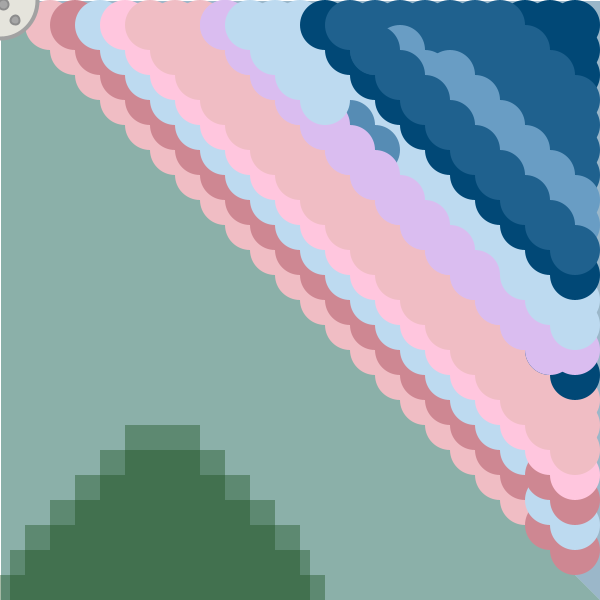
Frame 1 (no input)
Frame 60 (the mouse pressed at the canvas centre just before this capture): identical to frame 1, image omitted
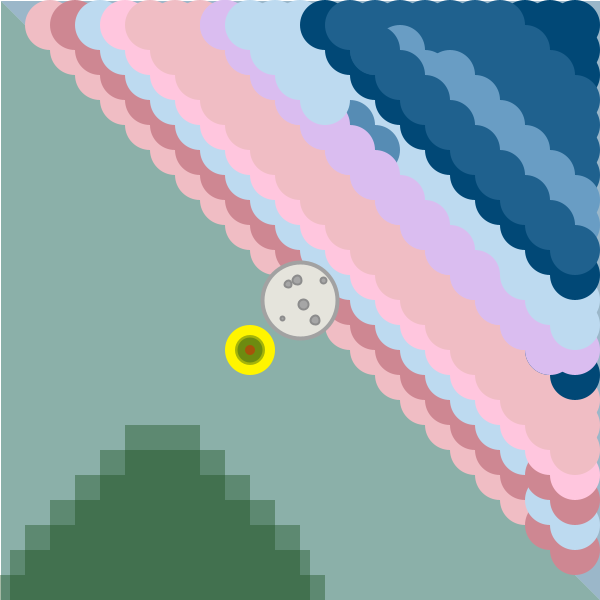
Frame 120 (the mouse held since frame 60 and released just before this capture)

The Processing sketch that drew these frames (run headless with seeded random() and noise(); from frame 60 on, the mouse is pressed at the canvas centre):

// Processing sketch: processing_58154
// ── processing_58154.pde

int x=100;
int y=50;
int u=200;
int m=300;
int o=400;
int p=600;

void setup() {

size(600,600);
background(255);
//piso//
fill(57, 121, 109, 150);
noStroke();
triangle(1, 1, 600, 600, 1, 600);
fill(1, 72, 118, 100);
triangle(600, 600, 600, 1, 1, 1);

//mas rojos//
fill(#F0BDC4);
ellipse(50, 25, y, y);
ellipse(75, 50, y, y);
ellipse(100, 75, y, y);
ellipse(125, 100, y, y);
ellipse(150, 125, y, y);
ellipse(175, 150, y, y);
ellipse(200, 175, y, y);
ellipse(225, 200, y, y);
ellipse(250, 225, y, y);
ellipse(275, 250, y, y);
ellipse(300, 275, y, y);
ellipse(325, 300, y, y);
ellipse(350, 325, y, y);
ellipse(375, 350, y, y);
ellipse(400, 375, y, y);
ellipse(425, 400, y, y);
ellipse(450, 425, y, y);
ellipse(475, 450, y, y);
ellipse(500, 475, y, y);
ellipse(525, 500, y, y);
//mas rojos//
fill(#CE8792);
ellipse(75, 25, y, y);
ellipse(100, 50, y, y);
ellipse(125, 75, y, y);
ellipse(150, 100, y, y);
ellipse(175, 125, y, y);
ellipse(200, 150, y, y);
ellipse(225, 175, y, y);
ellipse(250, 200, y, y);
ellipse(275, 225, y, y);
ellipse(300, 250, y, y);
ellipse(325, 275, y, y);
ellipse(350, 300, y, y);
ellipse(375, 325, y, y);
ellipse(400, 350, y, y);
ellipse(425, 375, y, y);
ellipse(450, 400, y, y);
ellipse(475, 425, y, y);
ellipse(500, 450, y, y);
ellipse(525, 475, y, y);
ellipse(550, 525, y, y);
ellipse(575, 550, y, y);
fill(#BDDAF0);
ellipse(550, 500, y, y);
ellipse(575, 525, y, y);
//nubes//
fill(#BDDAF0);
ellipse(100, 25, y, y);
ellipse(125, 50, y, y);
ellipse(150, 75, y, y);
ellipse(175, 100, y, y);
ellipse(200, 125, y, y);
ellipse(225, 150, y, y);
ellipse(250, 175, y, y);
ellipse(275, 200, y, y);
ellipse(300, 225, y, y);
ellipse(325, 250, y, y);
ellipse(350, 275, y, y);
ellipse(375, 300, y, y);
ellipse(400, 325, y, y);
ellipse(425, 350, y, y);
ellipse(450, 375, y, y);
ellipse(475, 400, y, y);
ellipse(500, 425, y, y);
ellipse(525, 450, y, y);
fill(#CE8792);
ellipse(550, 475, y, y);
ellipse(575, 500, y, y);
//circulos rojos//
fill(255, 198, 222);
ellipse(125, 25, y, y);
ellipse(150, 50, y, y);
ellipse(175, 75, y, y);
ellipse(200, 100, y, y);
ellipse(225, 125, y, y);
ellipse(250, 150, y, y);
ellipse(275, 175, y, y);
ellipse(300, 200, y, y);
ellipse(325, 225, y, y);
ellipse(350, 250, y, y);
ellipse(375, 275, y, y);
ellipse(400, 300, y, y);
ellipse(425, 325, y, y);
ellipse(450, 350, y, y);
ellipse(475, 375, y, y);
ellipse(500, 400, y, y);
ellipse(525, 425, y, y);
ellipse(550, 450, y, y);
ellipse(575, 475, y, y);
//circulos rosas//
fill(#F0BDC4);
ellipse(200, 25, y, y);
ellipse(225, 50, y, y);
ellipse(250, 75, y, y);
ellipse(275, 100, y, y);
ellipse(m, 125, y, y);
ellipse(m+25, 150, y, y);
ellipse(m+50, 175, y, y);
ellipse(m+75, 200, y, y);
ellipse(o, 225, y, y);
ellipse(o+25, 250, y, y);
ellipse(o+50, 275, y, y);
ellipse(o+75, 300, y, y);
ellipse(500, 325, y, y);
ellipse(525, 350, y, y);
ellipse(550, 375, y, y);
ellipse(575, 400, y, y);
ellipse(175, 25, y, y);
ellipse(200, 50, y, y);
ellipse(225, 75, y, y);
ellipse(250, 100, y, y);
ellipse(275, 125, y, y);
ellipse(300, 150, y, y);
ellipse(325, 175, y, y);
ellipse(350, 200, y, y);
ellipse(375, 225, y, y);
ellipse(400, 250, y, y);
ellipse(425, 275, y, y);
ellipse(450, 300, y, y);
ellipse(475, 325, y, y);
ellipse(500, 350, y, y);
ellipse(525, 375, y, y);
ellipse(550, 400, y, y);
ellipse(575, 425, y, y);
ellipse(150, 25, y, y);
ellipse(175, 50, y, y);
ellipse(200, 75, y, y);
ellipse(225, 100, y, y);
ellipse(250, 125, y, y);
ellipse(275, 150, y, y);
ellipse(300, 175, y, y);
ellipse(325, 200, y, y);
ellipse(350, 225, y, y);
ellipse(375, 250, y, y);
ellipse(400, 275, y, y);
ellipse(425, 300, y, y);
ellipse(450, 325, y, y);
ellipse(475, 350, y, y);
ellipse(500, 375, y, y);
ellipse(525, 400, y, y);
ellipse(550, 425, y, y);
ellipse(575, 450, y, y);
//violetas//
fill(#DABDF0);
noStroke();
ellipse(225, 25, y, y);
ellipse(250, 50, y, y);
ellipse(275, 75, y, y);
ellipse(300, 100, y, y);
ellipse(325, 125, y, y);
ellipse(350, 150, y, y);
ellipse(375, 175, y, y);
ellipse(400, 200, y, y);
ellipse(425, 225, y, y);
ellipse(450, 250, y, y);
ellipse(475, 275, y, y);
ellipse(500, 300, y, y);
ellipse(525, 325, y, y);
fill(1, 72, 118);
ellipse(550, 350, y, y);
ellipse(575, 375, y, y);
//mas mas claros//
fill(#BDDAF0);
ellipse(m, 25, y, y);
ellipse(m+25, y, y, y);
ellipse(m+50, 75, y, y);
ellipse(m+75, 100, y, y);
ellipse(400, 125, y, y);
ellipse(425, 150, y, y);
ellipse(450, 175, y, y);
ellipse(475, 200, y, y);
ellipse(500, 225, y, y);
ellipse(525, 250, y, y);
ellipse(550, 275, y, y);
ellipse(575, 300, y, y);
ellipse(275, 25, y, y);
ellipse(300, 50, y, y);
ellipse(325, 75, y, y);
ellipse(350, 100, y, y);
ellipse(375, 125, y, y);
ellipse(400, 150, y, y);
ellipse(425, 175, y, y);
ellipse(450, 200, y, y);
ellipse(475, 225, y, y);
ellipse(500, 250, y, y);
fill(#568CB4);
ellipse(350, 125, y, y);
ellipse(375, 150, y, y);
//violetas//
fill(#DABDF0);
noStroke();
ellipse(225, 25, y, y);
ellipse(250, 50, y, y);
ellipse(275, 75, y, y);
ellipse(300, 100, y, y);
ellipse(325, 125, y, y);
ellipse(350, 150, y, y);
ellipse(375, 175, y, y);
ellipse(400, 200, y, y);
ellipse(425, 225, y, y);
ellipse(450, 250, y, y);
ellipse(475, 275, y, y);
ellipse(500, 300, y, y);
ellipse(525, 325, y, y);
ellipse(550, 350, y, y);
ellipse(575, 350, y, y);
fill(#BDDAF0);
ellipse(525, 275, y, y);
ellipse(550, 300, y, y);
ellipse(575, 325, y, y);
ellipse(250, 25, y, y);
ellipse(275, 50, y, y);
ellipse(300, 75, y, y);
ellipse(325, 100, y, y);
//cielo nocturno//
fill(1, 72, 118);
ellipse(575, 25, y, y);
ellipse(575, 50, y, y);
ellipse(575, 75, y, y);
ellipse(550, 25, y, y);
ellipse(550, 50, y, y);
ellipse(525, 25, y, y);
ellipse(325, 25, y, y);
ellipse(350, 50, y, y);
ellipse(375, 75, y, y);
ellipse(400, 100, y, y);
ellipse(425, 125, y, y);
ellipse(450, 150, y, y);
ellipse(475, 175, y, y);
ellipse(500, 200, y, y);
ellipse(525, 225, y, y);
ellipse(550, 250, y, y);
ellipse(575, 275, y, y);
//masblue//
fill(#1F618E);
noStroke();
ellipse(500, 25, y, y);
ellipse(525, 50, y, y);
ellipse(550, 75, y, y);
ellipse(575, 100, y, y);
ellipse(475, 25, y, y);
ellipse(500, 50, y, y);
ellipse(525, 75, y, y);
ellipse(550, 100, y, y);
ellipse(575, 125, y, y);
ellipse(450, 25, y, y);
ellipse(475, 50, y, y);
ellipse(500, 75, y, y);
ellipse(525, 100, y, y);
ellipse(550, 125, y, y);
ellipse(575, 150, y, y);
ellipse(o+25, y-25, y, y);
ellipse(o+50, y, y, y);
ellipse(o+75, y+25, y, y);
ellipse(p-100, x, y, y);
ellipse(525, 125, y, y);
ellipse(550, 150, y, y);
ellipse(575, 175, y, y);
ellipse(o, 25, y, y);
ellipse(425, 50, y, y);
ellipse(375, 25, y, y);
ellipse(375, 50, y, y);
//mas claro//
fill(#699DC4);
ellipse(450, 75, y, y);
ellipse(475, 100, y, y);
ellipse(500, 125, y, y);
ellipse(525, 150, y, y);
ellipse(550, 175, y, y);
ellipse(575, 200, y, y);
ellipse(400, 50, y, y);
ellipse(425, 75, y, y);
ellipse(450, 100, y, y);
ellipse(475, 125, y, y);
ellipse(500, 150, y, y);
ellipse(525, 175, y, y);
ellipse(550, 200, y, y);
ellipse(575, 225, y, y);
//otros celestes//
fill(#1F618E);
ellipse(350, 25, y, y);
ellipse(375, 50, y, y);
ellipse(400, 75, y, y);
ellipse(425, 100, y, y);
ellipse(450, 125, y, y);
ellipse(475, 150, y, y);
ellipse(500, 175, y, y);
ellipse(525, 200, y, y);
ellipse(550, 225, y, y);
ellipse(575, 250, y, y);

//pirámide//
fill(23, 77, 25, 100);
rect(0, 575, 325, 50);
rect(10, 550, 300, 50);
rect(25, 525, 275, 50);
rect(50, 500, 225, 50);
rect(75, 475, 175, 50);
rect(100, 450, 125, 50);
rect(125, 425, 75, 50);
fill(255, 245, 0);
ellipse(162, 400, 50, 50);
fill(23, 77, 25, 100);
ellipse(162, 400, 30, 30);
ellipse(162, 400, 25, 25);
fill(255, 0, 0, 100);
ellipse(162, 400, 10, 10);
}

void draw() {

size(p, p);
background(255);
//piso//
fill(57, 121, 109, 150);
noStroke();
triangle(1, 1, 600, 600, 1, 600);
fill(1, 72, 118, 100);
triangle(600, 600, 600, 1, 1, 1);

//mas rojos//
fill(#F0BDC4);
ellipse(50, 25, y, y);
ellipse(75, 50, y, y);
ellipse(100, 75, y, y);
ellipse(125, 100, y, y);
ellipse(150, 125, y, y);
ellipse(175, 150, y, y);
ellipse(200, 175, y, y);
ellipse(225, 200, y, y);
ellipse(250, 225, y, y);
ellipse(275, 250, y, y);
ellipse(300, 275, y, y);
ellipse(325, 300, y, y);
ellipse(350, 325, y, y);
ellipse(375, 350, y, y);
ellipse(400, 375, y, y);
ellipse(425, 400, y, y);
ellipse(450, 425, y, y);
ellipse(475, 450, y, y);
ellipse(500, 475, y, y);
ellipse(525, 500, y, y);
//mas rojos//
fill(#CE8792);
ellipse(75, 25, y, y);
ellipse(100, 50, y, y);
ellipse(125, 75, y, y);
ellipse(150, 100, y, y);
ellipse(175, 125, y, y);
ellipse(200, 150, y, y);
ellipse(225, 175, y, y);
ellipse(250, 200, y, y);
ellipse(275, 225, y, y);
ellipse(300, 250, y, y);
ellipse(325, 275, y, y);
ellipse(350, 300, y, y);
ellipse(375, 325, y, y);
ellipse(400, 350, y, y);
ellipse(425, 375, y, y);
ellipse(450, 400, y, y);
ellipse(475, 425, y, y);
ellipse(500, 450, y, y);
ellipse(525, 475, y, y);
ellipse(550, 525, y, y);
ellipse(575, 550, y, y);
fill(#BDDAF0);
ellipse(550, 500, y, y);
ellipse(575, 525, y, y);
//nubes//
fill(#BDDAF0);
ellipse(100, 25, y, y);
ellipse(125, 50, y, y);
ellipse(150, 75, y, y);
ellipse(175, 100, y, y);
ellipse(200, 125, y, y);
ellipse(225, 150, y, y);
ellipse(250, 175, y, y);
ellipse(275, 200, y, y);
ellipse(300, 225, y, y);
ellipse(325, 250, y, y);
ellipse(350, 275, y, y);
ellipse(375, 300, y, y);
ellipse(400, 325, y, y);
ellipse(425, 350, y, y);
ellipse(450, 375, y, y);
ellipse(475, 400, y, y);
ellipse(500, 425, y, y);
ellipse(525, 450, y, y);
fill(#CE8792);
ellipse(550, 475, y, y);
ellipse(575, 500, y, y);
//circulos rojos//
fill(255, 198, 222);
ellipse(125, 25, y, y);
ellipse(150, 50, y, y);
ellipse(175, 75, y, y);
ellipse(200, 100, y, y);
ellipse(225, 125, y, y);
ellipse(250, 150, y, y);
ellipse(275, 175, y, y);
ellipse(300, 200, y, y);
ellipse(325, 225, y, y);
ellipse(350, 250, y, y);
ellipse(375, 275, y, y);
ellipse(400, 300, y, y);
ellipse(425, 325, y, y);
ellipse(450, 350, y, y);
ellipse(475, 375, y, y);
ellipse(500, 400, y, y);
ellipse(525, 425, y, y);
ellipse(550, 450, y, y);
ellipse(575, 475, y, y);
//circulos rosas//
fill(#F0BDC4);
ellipse(200, 25, y, y);
ellipse(225, 50, y, y);
ellipse(250, 75, y, y);
ellipse(275, 100, y, y);
ellipse(m, 125, y, y);
ellipse(m+25, 150, y, y);
ellipse(m+50, 175, y, y);
ellipse(m+75, 200, y, y);
ellipse(o, 225, y, y);
ellipse(o+25, 250, y, y);
ellipse(o+50, 275, y, y);
ellipse(o+75, 300, y, y);
ellipse(500, 325, y, y);
ellipse(525, 350, y, y);
ellipse(550, 375, y, y);
ellipse(575, 400, y, y);
ellipse(175, 25, y, y);
ellipse(200, 50, y, y);
ellipse(225, 75, y, y);
ellipse(250, 100, y, y);
ellipse(275, 125, y, y);
ellipse(300, 150, y, y);
ellipse(325, 175, y, y);
ellipse(350, 200, y, y);
ellipse(375, 225, y, y);
ellipse(400, 250, y, y);
ellipse(425, 275, y, y);
ellipse(450, 300, y, y);
ellipse(475, 325, y, y);
ellipse(500, 350, y, y);
ellipse(525, 375, y, y);
ellipse(550, 400, y, y);
ellipse(575, 425, y, y);
ellipse(150, 25, y, y);
ellipse(175, 50, y, y);
ellipse(200, 75, y, y);
ellipse(225, 100, y, y);
ellipse(250, 125, y, y);
ellipse(275, 150, y, y);
ellipse(300, 175, y, y);
ellipse(325, 200, y, y);
ellipse(350, 225, y, y);
ellipse(375, 250, y, y);
ellipse(400, 275, y, y);
ellipse(425, 300, y, y);
ellipse(450, 325, y, y);
ellipse(475, 350, y, y);
ellipse(500, 375, y, y);
ellipse(525, 400, y, y);
ellipse(550, 425, y, y);
ellipse(575, 450, y, y);
//violetas//
fill(#DABDF0);
noStroke();
ellipse(225, 25, y, y);
ellipse(250, 50, y, y);
ellipse(275, 75, y, y);
ellipse(300, 100, y, y);
ellipse(325, 125, y, y);
ellipse(350, 150, y, y);
ellipse(375, 175, y, y);
ellipse(400, 200, y, y);
ellipse(425, 225, y, y);
ellipse(450, 250, y, y);
ellipse(475, 275, y, y);
ellipse(500, 300, y, y);
ellipse(525, 325, y, y);
fill(1, 72, 118);
ellipse(550, 350, y, y);
ellipse(575, 375, y, y);
//mas mas claros//
fill(#BDDAF0);
ellipse(m, 25, y, y);
ellipse(m+25, y, y, y);
ellipse(m+50, 75, y, y);
ellipse(m+75, 100, y, y);
ellipse(400, 125, y, y);
ellipse(425, 150, y, y);
ellipse(450, 175, y, y);
ellipse(475, 200, y, y);
ellipse(500, 225, y, y);
ellipse(525, 250, y, y);
ellipse(550, 275, y, y);
ellipse(575, 300, y, y);
ellipse(275, 25, y, y);
ellipse(300, 50, y, y);
ellipse(325, 75, y, y);
ellipse(350, 100, y, y);
ellipse(375, 125, y, y);
ellipse(400, 150, y, y);
ellipse(425, 175, y, y);
ellipse(450, 200, y, y);
ellipse(475, 225, y, y);
ellipse(500, 250, y, y);
fill(#568CB4);
ellipse(350, 125, y, y);
ellipse(375, 150, y, y);
//violetas//
fill(#DABDF0);
noStroke();
ellipse(225, 25, y, y);
ellipse(250, 50, y, y);
ellipse(275, 75, y, y);
ellipse(300, 100, y, y);
ellipse(325, 125, y, y);
ellipse(350, 150, y, y);
ellipse(375, 175, y, y);
ellipse(400, 200, y, y);
ellipse(425, 225, y, y);
ellipse(450, 250, y, y);
ellipse(475, 275, y, y);
ellipse(500, 300, y, y);
ellipse(525, 325, y, y);
ellipse(550, 350, y, y);
ellipse(575, 350, y, y);
fill(#BDDAF0);
ellipse(525, 275, y, y);
ellipse(550, 300, y, y);
ellipse(575, 325, y, y);
ellipse(250, 25, y, y);
ellipse(275, 50, y, y);
ellipse(300, 75, y, y);
ellipse(325, 100, y, y);
//cielo nocturno//
fill(1, 72, 118);
ellipse(575, 25, y, y);
ellipse(575, 50, y, y);
ellipse(575, 75, y, y);
ellipse(550, 25, y, y);
ellipse(550, 50, y, y);
ellipse(525, 25, y, y);
ellipse(325, 25, y, y);
ellipse(350, 50, y, y);
ellipse(375, 75, y, y);
ellipse(400, 100, y, y);
ellipse(425, 125, y, y);
ellipse(450, 150, y, y);
ellipse(475, 175, y, y);
ellipse(500, 200, y, y);
ellipse(525, 225, y, y);
ellipse(550, 250, y, y);
ellipse(575, 275, y, y);
//masblue//
fill(#1F618E);
noStroke();
ellipse(500, 25, y, y);
ellipse(525, 50, y, y);
ellipse(550, 75, y, y);
ellipse(575, 100, y, y);
ellipse(475, 25, y, y);
ellipse(500, 50, y, y);
ellipse(525, 75, y, y);
ellipse(550, 100, y, y);
ellipse(575, 125, y, y);
ellipse(450, 25, y, y);
ellipse(475, 50, y, y);
ellipse(500, 75, y, y);
ellipse(525, 100, y, y);
ellipse(550, 125, y, y);
ellipse(575, 150, y, y);
ellipse(o+25, y-25, y, y);
ellipse(o+50, y, y, y);
ellipse(o+75, y+25, y, y);
ellipse(p-100, x, y, y);
ellipse(525, 125, y, y);
ellipse(550, 150, y, y);
ellipse(575, 175, y, y);
ellipse(o, 25, y, y);
ellipse(425, 50, y, y);
ellipse(375, 25, y, y);
ellipse(375, 50, y, y);
//mas claro//
fill(#699DC4);
ellipse(450, 75, y, y);
ellipse(475, 100, y, y);
ellipse(500, 125, y, y);
ellipse(525, 150, y, y);
ellipse(550, 175, y, y);
ellipse(575, 200, y, y);
ellipse(400, 50, y, y);
ellipse(425, 75, y, y);
ellipse(450, 100, y, y);
ellipse(475, 125, y, y);
ellipse(500, 150, y, y);
ellipse(525, 175, y, y);
ellipse(550, 200, y, y);
ellipse(575, 225, y, y);
//otros celestes//
fill(#1F618E);
ellipse(350, 25, y, y);
ellipse(375, 50, y, y);
ellipse(400, 75, y, y);
ellipse(425, 100, y, y);
ellipse(450, 125, y, y);
ellipse(475, 150, y, y);
ellipse(500, 175, y, y);
ellipse(525, 200, y, y);
ellipse(550, 225, y, y);
ellipse(575, 250, y, y);
//pirámide//
fill(23, 77, 25, 100);
rect(0, 575, 325, 50);
rect(10, 550, 300, 50);
rect(25, 525, 275, 50);
rect(50, 500, 225, 50);
rect(75, 475, 175, 50);
rect(100, 450, 125, 50);
rect(125, 425, 75, 50);



//LUNA//
strokeWeight(4);
stroke(162, 162, 162);
fill(#E5E4DC);/*545,65*/
ellipse(mouseX, mouseY, 75, 76);

//crateres//
strokeWeight(2);
stroke (140, 140, 140);
fill(166, 166, 166);
ellipse(mouseX+3, mouseY+4, 10, 10);
ellipse(mouseX+15, mouseY+20, 9, 9); 
ellipse(mouseX-12, mouseY-16, 7, 7 );
ellipse(mouseX+23, mouseY-20, 6, 6);
ellipse(mouseX-3, mouseY-20, 9, 9);
ellipse(mouseX-18, mouseY+18,4,4);

fill(255, 245, 0);
noStroke();
ellipse(mouseY-50,mouseX+50, 50, 50);
fill(23, 77, 25, 100);
ellipse(mouseY-50, mouseX+50, 30, 30);
ellipse(mouseY-50, mouseX+50,25, 25);
fill(255, 0, 0, 100);
ellipse(mouseY-50,mouseX+50, 10, 10);

}
